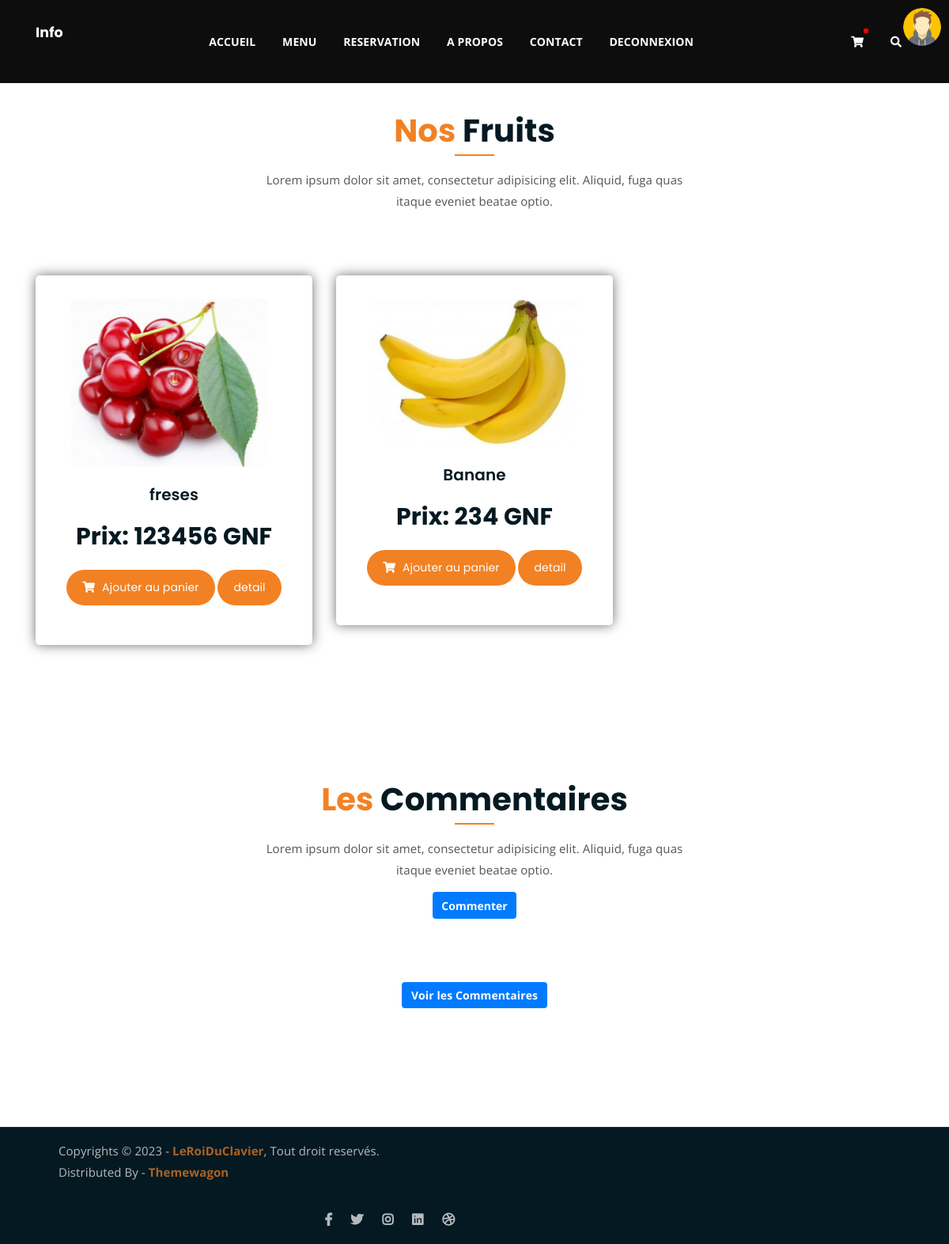
The app's page /categorie1 (signed in) with its own data.
### gestion_compte/models.py (models this page shows)
class utilisateurs(AbstractUser):
    phone = models.CharField(max_length=13,unique=True,null=True,blank=True)
    profile=models.ImageField(upload_to='profile/',null=True,blank=True)
    token = models.CharField(max_length=120, default='')

### gestion_produit/models.py (models this page shows, shortened)
class Categorie(models.Model):
    nom_categorie = models.CharField(max_length=50)
    class Meta:
        verbose_name=("Categorie")
        verbose_name_plural=("Categories")

class Produits(models.Model):
    nom = models.CharField(max_length=50)
    description = models.TextField()
    prix = models.PositiveIntegerField()
    image = models.ImageField(upload_to='%Y/%m/%d',blank=True,null=True)
    date = models.DateField(auto_now=True)
    categorie = models.ForeignKey(Categorie, on_delete=models.CASCADE)
    class Meta:
        verbose_name=("Produits")
        verbose_name_plural=("Produits")

### gestion_produit/views.py (the view)
def aff_categories(request,id_categorie):
    categorie = Categorie.objects.get(id=id_categorie)
    produit = Produits.objects.filter(categorie=categorie)
    context = {"categorie":categorie,
               "produit":produit}
    return render(request, 'gestion_produit/categories.html',context)

### gestion_produit/context_proccessor.py (called while the page is built)
def list_menu(request):
    donnees = Produits.objects.all()
    cat = Categorie.objects.all()
    context = {'donnees':donnees,"cat":cat}
    return context

### gestion_produit/templates/gestion_produit/categories.html
{% block header %}
	{% include "header.html" %}
{% endblock %}
<div class="product-section mt-150 mb-150">
	<div class="container">
		<div class="row">
			<div class="col-lg-8 offset-lg-2 text-center">
				<div class="section-title">
					<h3><span class="orange-text">Nos</span> {{ categorie.nom_categorie }}</h3>
					<p>Lorem ipsum dolor sit amet, consectetur adipisicing elit. Aliquid, fuga quas itaque eveniet beatae optio.</p>
				</div>
			</div>
		</div>
		<div class="row product-lists">
			{% for Produits in produit  %}
			<div class="col-lg-4 col-md-6 text-center berry">
				<div class="single-product-item">
					<div class="product-image">
						<a href="{% url 'detail_produit' Produits.id %}"><img src="{{ Produits.image.url }}" alt="{{Produits.nom}}" ></a>
					</div>
					<h3>{{ Produits.nom }}</h3>
					<p class="product-price">Prix: {{ Produits.prix }} GNF</p>
					<a href="{% url 'add_to_card' Produits.id %}" class="cart-btn"><i class="fas fa-shopping-cart"></i> Ajouter au panier</a>
					<a href="detail_produit/{{Produits.id}}" class="cart-btn"> detail</a>
				</div>
			</div>
			{% empty %}
			<center>
				<h3> ce produit n'existe pas pour le moment !!!</h3>
			</center>			{% endfor %}
		</div>
	</div>
</div>
{% block footer %}
	{% include "footer.html" %}
{% endblock %}

### templates/header.html (shortened to what this page needs)
{% load static %}
{% block header %}
<!DOCTYPE html>
<html lang="en">
	<head>
		<link rel="stylesheet" href="{% static 'gestion_produit/assets/css/all.min.css' %} ">
		<link rel="stylesheet" href=" {% static 'gestion_produit/assets/bootstrap/css/bootstrap.min.css' %} ">
		<link rel="stylesheet" href=" {% static 'gestion_produit/assets/css/owl.carousel.css' %} ">
		<link rel="stylesheet" href=" {% static 'gestion_produit/assets/css/magnific-popup.css' %} ">
		<link rel="stylesheet" href="{% static 'gestion_produit/assets/css/animate.css' %}">
		<link rel="stylesheet" href="{% static 'gestion_produit/assets/css/meanmenu.min.css' %}">
		<link rel="stylesheet" href="{% static 'gestion_produit/assets/css/main.css' %}">
		<link rel="stylesheet" href="{% static 'gestion_produit/assets/css/responsive.css' %}">
	</head>
<body>
	<div class="top-header-area" id="sticker" style="background-color: rgb(14, 13, 13);">
		{% if user.is_authenticated %}
			{% if user.profile %}
			<img src="{{ user.profile.url }}" alt="" style="width: 4%;float: right;border-radius: 50%;margin: 10px;position: absolute;right: 0;top: 0;">
			{% else %}
		<img src="media/img/avatar.jpg" alt="" style="width: 4%;float: right;border-radius: 50%;margin: 10px;position: absolute;right: 0;top: 0;">
			{% endif %}
		{% endif %}
		<div class="container">
			<div class="row">
				<div class="col-lg-12 col-sm-12 text-center">
					<div class="main-menu-wrap">
						<div class="site-logo">
							{% if user.is_authenticated %}
							<a href="{% url 'list_menu'%}">
								<h5 style="color: white;">{{ user.username }}</h5>
							</a>
							{% endif %}
						</div>
						<nav class="main-menu">
							<ul>
								<li class="active "><a href="{% url 'list_menu' %}" >ACCUEIL</a>
								</li>
								<li class=""><a href="{% url 'all_products' %}">MENU</a>
								</li>
								<li class=""><a href="{% url 'reservation' %}">RESERVATION</a></li>
								<li class=""><a href="{% url 'apropos' %}">A PROPOS</a></li>
								<li class=""><a href="{% url 'contact' %}">CONTACT</a></li>
								{% if not user.is_authenticated %}
								<li class=" "><a href="#">CONNEXION</a>
									<ul class="sub-menu">
										<li><a href="{% url 'login' %}">Se connecter</a>
											<li><a href="{% url 'singup' %}">S'inscrire</a></li>
									</ul>
								</li>
								{% else %}
								<li class=" "><a href="{% url 'logout' %}">DECONNEXION</a></li>
								{% endif %}
								<li>
									<div class="header-icons">
										{% if user.is_authenticated %}
										<a class="shopping-cart" href="{% url 'cart' %}"><i class="fas fa-shopping-cart"  style="position: relative;"> {% if user.is_authenticated %}<span style="position: absolute;background-color: red;border-radius: 30%;padding: 3px;font-size: 13px;top: -10px;font-weight: bold;">{{ nb }}</span>{% endif %}</i></a>
										{% endif %}
										<a class="mobile-hide search-bar-icon" href="#"><i class="fas fa-search"></i></a>
									</div>
								</li>
							</ul>
						</nav>
					</div>
				</div>
			</div>
		</div>
	</div>
	{% endblock %}

### gestion_produit/static/gestion_produit/assets/css/main.css (style rules this page uses)
html { font-size: 14px; font-weight: 400; line-height: 28px; height: 100%; }
body { font-family: "Open Sans", sans-serif; font-weight: 400; font-size: 1rem; letter-spacing: 0.1px; line-height: 1.8; color: #051922; overflow-x: hidden; }
body img { max-width: 100%; }
a { cursor: pointer; text-decoration: none; -webkit-transition: all 0.2s ease-in-out; -o-transition: all 0.2s ease-in-out; transition: all 0.2s ease-in-out; }
h1, .h1, h2, .h2, h3, .h3, h4, .h4, h5, .h5, h6, .h6 { font-family: "Poppins", sans-serif; font-weight: 700; margin: 0 0 1.25rem 0; color: #051922; }
h1:last-child, .h1:last-child, h2:last-child, .h2:last-child, h3:last-child, .h3:last-child, h4:last-child, .h4:last-child, h5:last-child, .h5:last-child, h6:last-child, .h6:last-child { margin: 0; }
h3, .h3 { font-size: 2rem; font-weight: 700; line-height: 2.25rem; }
h5, .h5 { font-size: 1.25rem; font-weight: 700; line-height: 1.5rem; }
p { font-family: "Open Sans", sans-serif; font-weight: 400; font-size: 1rem; letter-spacing: 0.1px; line-height: 1.8; color: #051922; margin: 0 0 1.25rem 0; }
p:last-child { margin: 0; }
.mt-150 { margin-top: 150px; }
.mb-150 { margin-bottom: 150px; }
.orange-text { color: #F28123; }
a.boxed-btn, a.bordered-btn, a.cart-btn { border-radius: 50px; }
.section-title h3 { font-size: 40px; position: relative; padding-bottom: 15px; }
.section-title h3:after { position: absolute; content: ''; left: 0px; right: 0px; bottom: 0px; width: 50px; height: 2px; background-color: #F28123; margin: 0 auto; }
.section-title p { font-size: 15px; width: 530px; margin: 0 auto; color: #555; margin-top: 10px; line-height: 1.8; }
.section-title { margin-bottom: 80px; }
.top-header-area { position: absolute; z-index: 999; width: 100%; padding: 25px 0; }
nav.main-menu ul { margin: 0; padding: 0; list-style: none; }
nav.main-menu ul li { display: inline-block; }
nav.main-menu ul li a { color: #fff; font-weight: 700; display: block; padding: 15px; }
nav.main-menu ul > li { position: relative; }
nav.main-menu ul li:last-child a { display: inline-block; }
nav.main-menu > ul li:last-child { float: right; }
.site-logo { float: left; max-width: 150px; }
.main-menu-wrap { position: relative; }
.header-icons a { color: #fff; display: inline-block; padding: 10px; }
.site-logo { padding: 6px 0; }
nav.main-menu li a { -webkit-transition: 0.3s; -o-transition: 0.3s; transition: 0.3s; }
.top-header-area .header-icons a { -webkit-transition: 0.3s; -o-transition: 0.3s; transition: 0.3s; }
.top-header-area { -webkit-transition: 0.3s; -o-transition: 0.3s; transition: 0.3s; }
.product-image img { -webkit-transition: 0.3s; -o-transition: 0.3s; transition: 0.3s; }
a.cart-btn { -webkit-transition: 0.3s; -o-transition: 0.3s; transition: 0.3s; }
.single-product-item { -webkit-transition: 0.3s; -o-transition: 0.3s; transition: 0.3s; }
html, body { height: 100%; }
.single-product-item { margin-bottom: 30px; }
.product-image { padding: 30px; padding-bottom: 0; }
.product-image img { width: 90%; border-radius: 5px; margin-bottom: 20px; }
.single-product-item h3 { font-size: 20px; font-weight: 600; margin-bottom: 10px; }
p.product-price { font-family: 'Poppins', sans-serif; font-size: 30px; font-weight: 700; margin-bottom: 15px; }
a.cart-btn { font-family: 'Poppins', sans-serif; display: inline-block; background-color: #F28123; color: #fff; padding: 10px 20px; }
a.cart-btn i { margin-right: 5px; }
.single-product-item { -webkit-box-shadow: 0 0 15px #6d6d6d; box-shadow: 0 0 15px #6d6d6d; padding-bottom: 50px; border-radius: 5px; }

### records on screen
utilisateurs: username "Info"
Categorie: nom_categorie "Fruits"
Produits: image (picture), nom "freses", prix "123456"
Produits: image (picture), nom "Banane", prix "234"
